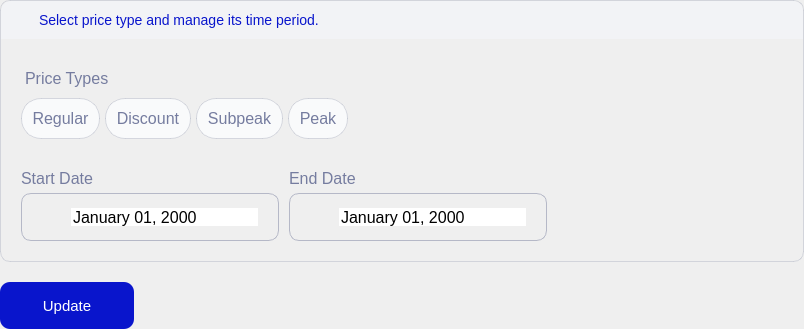
         <widget class="QWidget" name="date_page">
          <property name="styleSheet">
           <string notr="true"/>
          </property>
          <layout class="QVBoxLayout" name="date_page_layout">
           <property name="spacing">
            <number>0</number>
           </property>
           <property name="leftMargin">
            <number>0</number>
           </property>
           <property name="topMargin">
            <number>0</number>
           </property>
           <property name="rightMargin">
            <number>0</number>
           </property>
           <property name="bottomMargin">
            <number>0</number>
           </property>
           <item>
            <widget class="QFrame" name="config_choose_date_frame">
             <property name="frameShape">
              <enum>QFrame::NoFrame</enum>
             </property>
             <property name="frameShadow">
              <enum>QFrame::Raised</enum>
             </property>
             <layout class="QVBoxLayout" name="config_choose_date_layout" stretch="0,1">
              <property name="spacing">
               <number>20</number>
              </property>
              <property name="leftMargin">
               <number>0</number>
              </property>
              <property name="topMargin">
               <number>0</number>
              </property>
              <property name="rightMargin">
               <number>0</number>
              </property>
              <property name="bottomMargin">
               <number>0</number>
              </property>
              <item alignment="Qt::AlignTop">
               <widget class="QFrame" name="config_date_left_frame">
                <property name="minimumSize">
                 <size>
                  <width>804</width>
                  <height>0</height>
                 </size>
                </property>
                <property name="maximumSize">
                 <size>
                  <width>1000</width>
                  <height>16777215</height>
                 </size>
                </property>
                <property name="styleSheet">
                 <string notr="true">.QFrame {
	border: 0.5px solid rgba(181, 184, 199, 0.5);
	border-radius: 10px;
}

#config_price_type_label, #config_start_date, #config_end_date {
	font-size: 16px;
	color: #757C9F;
}</string>
                </property>
                <property name="frameShape">
                 <enum>QFrame::NoFrame</enum>
                </property>
                <property name="frameShadow">
                 <enum>QFrame::Raised</enum>
                </property>
                <layout class="QVBoxLayout" name="config_date_left_layout">
                 <property name="spacing">
                  <number>0</number>
                 </property>
                 <property name="leftMargin">
                  <number>0</number>
                 </property>
                 <property name="topMargin">
                  <number>0</number>
                 </property>
                 <property name="rightMargin">
                  <number>0</number>
                 </property>
                 <property name="bottomMargin">
                  <number>0</number>
                 </property>
                 <item alignment="Qt::AlignVCenter">
                  <widget class="QFrame" name="config_date_top_frame">
                   <property name="styleSheet">
                    <string notr="true">background: #F2F3F6;
border-top-left-radius: 10px;
border-top-right-radius: 10px;
border-bottom-right-radius: 0px;
border-bottom-left-radius: 0px;
border: none;</string>
                   </property>
                   <property name="frameShape">
                    <enum>QFrame::NoFrame</enum>
                   </property>
                   <property name="frameShadow">
                    <enum>QFrame::Raised</enum>
                   </property>
                   <layout class="QHBoxLayout" name="config_date_top_layout" stretch="0,1">
                    <property name="spacing">
                     <number>11</number>
                    </property>
                    <property name="leftMargin">
                     <number>11</number>
                    </property>
                    <property name="topMargin">
                     <number>11</number>
                    </property>
                    <property name="rightMargin">
                     <number>0</number>
                    </property>
                    <property name="bottomMargin">
                     <number>11</number>
                    </property>
                    <item alignment="Qt::AlignLeft">
                     <widget class="QLabel" name="config_date_alert_icon">
                      <property name="minimumSize">
                       <size>
                        <width>16</width>
                        <height>16</height>
                       </size>
                      </property>
                      <property name="styleSheet">
                       <string notr="true">image: url(:/image/alert_icon_blue.svg);</string>
                      </property>
                      <property name="text">
                       <string/>
                      </property>
                     </widget>
                    </item>
                    <item alignment="Qt::AlignLeft">
                     <widget class="QLabel" name="config_date_alert_text">
                      <property name="styleSheet">
                       <string notr="true">color: #0915CC;
font-size: 14px;</string>
                      </property>
                      <property name="text">
                       <string>Select price type and manage its time period.</string>
                      </property>
                     </widget>
                    </item>
                   </layout>
                  </widget>
                 </item>
                 <item>
                  <widget class="QLabel" name="config_price_type_label">
                   <property name="styleSheet">
                    <string notr="true">margin-left: 20px;
margin-top: 30px;</string>
                   </property>
                   <property name="text">
                    <string>Price Types</string>
                   </property>
                  </widget>
                 </item>
                 <item alignment="Qt::AlignLeft">
                  <widget class="QFrame" name="config_date_type_button_frame">
                   <property name="styleSheet">
                    <string notr="true">QFrame {
	border: none;
}

QPushButton {
	border: 0.5px solid rgba(181, 184, 199, 0.5);
	border-radius: 20px;	
	padding: 10px;
	color: #757C9F;
	font-size: 16px;
	qproperty-icon: url(:/image/check_icon_default.svg);
	icon-size: 18px, 18px;
	background: #F9FAFB;
}

QPushButton:hover {
	border: 0.5px solid #0915CC;
	color: #0915CC;
}</string>
                   </property>
                   <property name="frameShape">
                    <enum>QFrame::NoFrame</enum>
                   </property>
                   <property name="frameShadow">
                    <enum>QFrame::Raised</enum>
                   </property>
                   <layout class="QHBoxLayout" name="config_date_type_button_layout">
                    <property name="spacing">
                     <number>5</number>
                    </property>
                    <property name="leftMargin">
                     <number>20</number>
                    </property>
                    <property name="topMargin">
                     <number>10</number>
                    </property>
                    <property name="rightMargin">
                     <number>0</number>
                    </property>
                    <property name="bottomMargin">
                     <number>30</number>
                    </property>
                    <item>
                     <widget class="QPushButton" name="config_date_reg_butt">
                      <property name="cursor">
                       <cursorShape>PointingHandCursor</cursorShape>
                      </property>
                      <property name="text">
                       <string>Regular</string>
                      </property>
                     </widget>
                    </item>
                    <item>
                     <widget class="QPushButton" name="config_date_disc_butt">
                      <property name="cursor">
                       <cursorShape>PointingHandCursor</cursorShape>
                      </property>
                      <property name="text">
                       <string>Discount</string>
                      </property>
                     </widget>
                    </item>
                    <item>
                     <widget class="QPushButton" name="config_date_subpeak_butt">
                      <property name="cursor">
                       <cursorShape>PointingHandCursor</cursorShape>
                      </property>
                      <property name="text">
                       <string>Subpeak</string>
                      </property>
                     </widget>
                    </item>
                    <item>
                     <widget class="QPushButton" name="config_date_peak_butt">
                      <property name="cursor">
                       <cursorShape>PointingHandCursor</cursorShape>
                      </property>
                      <property name="text">
                       <string>Peak</string>
                      </property>
                     </widget>
                    </item>
                   </layout>
                  </widget>
                 </item>
                 <item alignment="Qt::AlignLeft">
                  <widget class="QFrame" name="config_change_date_frame">
                   <property name="styleSheet">
                    <string notr="true">.QFrame{
	border: none;
}

QDateEdit {
	border: none;
	font-size: 16px;
}

QDateEdit::drop-down {
    border-top-right-radius: 3px;
    border-bottom-right-radius: 3px;
}

QDateEdit::down-arrow {
    image: url(:/image/date_down_arrow.svg);
}</string>
                   </property>
                   <property name="frameShape">
                    <enum>QFrame::NoFrame</enum>
                   </property>
                   <property name="frameShadow">
                    <enum>QFrame::Raised</enum>
                   </property>
                   <layout class="QGridLayout" name="config_change_date_layout">
                    <property name="leftMargin">
                     <number>20</number>
                    </property>
                    <property name="topMargin">
                     <number>0</number>
                    </property>
                    <property name="rightMargin">
                     <number>0</number>
                    </property>
                    <property name="bottomMargin">
                     <number>20</number>
                    </property>
                    <property name="horizontalSpacing">
                     <number>10</number>
                    </property>
                    <property name="verticalSpacing">
                     <number>5</number>
                    </property>
                    <item row="1" column="2">
                     <widget class="QFrame" name="config_end_date_frame">
                      <property name="minimumSize">
                       <size>
                        <width>258</width>
                        <height>48</height>
                       </size>
                      </property>
                      <property name="maximumSize">
                       <size>
                        <width>258</width>
                        <height>48</height>
                       </size>
                      </property>
                      <property name="styleSheet">
                       <string notr="true">.QFrame {
	border: 1px solid #B5B8C7;
}</string>
                      </property>
                      <property name="frameShape">
                       <enum>QFrame::NoFrame</enum>
                      </property>
                      <property name="frameShadow">
                       <enum>QFrame::Raised</enum>
                      </property>
                      <layout class="QHBoxLayout" name="config_end_date_frame_2" stretch="0,1">
                       <property name="spacing">
                        <number>12</number>
                       </property>
                       <property name="leftMargin">
                        <number>17</number>
                       </property>
                       <property name="topMargin">
                        <number>14</number>
                       </property>
                       <property name="rightMargin">
                        <number>20</number>
                       </property>
                       <property name="bottomMargin">
                        <number>14</number>
                       </property>
                       <item alignment="Qt::AlignLeft">
                        <widget class="QLabel" name="config_end_date_icon">
                         <property name="minimumSize">
                          <size>
                           <width>20</width>
                           <height>20</height>
                          </size>
                         </property>
                         <property name="styleSheet">
                          <string notr="true">image: url(:/image/calendar_icon.svg);</string>
                         </property>
                         <property name="text">
                          <string/>
                         </property>
                        </widget>
                       </item>
                       <item>
                        <widget class="QDateEdit" name="config_end_date_edit">
                         <property name="cursor">
                          <cursorShape>PointingHandCursor</cursorShape>
                         </property>
                         <property name="styleSheet">
                          <string notr="true"/>
                         </property>
                         <property name="displayFormat">
                          <string>MMMM dd, yyyy</string>
                         </property>
                         <property name="calendarPopup">
                          <bool>true</bool>
                         </property>
                        </widget>
                       </item>
                      </layout>
                     </widget>
                    </item>
                    <item row="0" column="0">
                     <widget class="QLabel" name="config_start_date">
                      <property name="text">
                       <string>Start Date</string>
                      </property>
                     </widget>
                    </item>
                    <item row="0" column="2">
                     <widget class="QLabel" name="config_end_date">
                      <property name="text">
                       <string>End Date</string>
                      </property>
                     </widget>
                    </item>
                    <item row="1" column="0">
                     <widget class="QFrame" name="config_start_date_frame">
                      <property name="minimumSize">
                       <size>
                        <width>258</width>
                        <height>48</height>
                       </size>
                      </property>
                      <property name="maximumSize">
                       <size>
                        <width>258</width>
                        <height>48</height>
                       </size>
                      </property>
                      <property name="styleSheet">
                       <string notr="true">.QFrame {
	border: 1px solid #B5B8C7;
}
</string>
                      </property>
                      <property name="frameShape">
                       <enum>QFrame::NoFrame</enum>
                      </property>
                      <property name="frameShadow">
                       <enum>QFrame::Raised</enum>
                      </property>
                      <layout class="QHBoxLayout" name="config_start_date_layout" stretch="0,1">
                       <property name="spacing">
                        <number>12</number>
                       </property>
                       <property name="leftMargin">
                        <number>17</number>
                       </property>
                       <property name="topMargin">
                        <number>14</number>
                       </property>
                       <property name="rightMargin">
                        <number>20</number>
                       </property>
                       <property name="bottomMargin">
                        <number>14</number>
                       </property>
                       <item alignment="Qt::AlignLeft">
                        <widget class="QLabel" name="config_start_date_icon">
                         <property name="minimumSize">
                          <size>
                           <width>20</width>
                           <height>20</height>
                          </size>
                         </property>
                         <property name="styleSheet">
                          <string notr="true">image: url(:/image/calendar_icon.svg);</string>
                         </property>
                         <property name="text">
                          <string/>
                         </property>
                        </widget>
                       </item>
                       <item>
                        <widget class="QDateEdit" name="config_start_date_edit">
                         <property name="cursor">
                          <cursorShape>PointingHandCursor</cursorShape>
                         </property>
                         <property name="styleSheet">
                          <string notr="true"/>
                         </property>
                         <property name="displayFormat">
                          <string>MMMM dd, yyyy</string>
                         </property>
                         <property name="calendarPopup">
                          <bool>true</bool>
                         </property>
                        </widget>
                       </item>
                      </layout>
                     </widget>
                    </item>
                   </layout>
                  </widget>
                 </item>
                </layout>
               </widget>
              </item>
              <item alignment="Qt::AlignLeft|Qt::AlignTop">
               <widget class="QPushButton" name="config_date_update_butt">
                <property name="minimumSize">
                 <size>
                  <width>134</width>
                  <height>47</height>
                 </size>
                </property>
                <property name="cursor">
                 <cursorShape>PointingHandCursor</cursorShape>
                </property>
                <property name="styleSheet">
                 <string notr="true">QPushButton {
	border-radius: 10px;
	font-size: 15px;
	color: #FFFFFF;
	background: #0915CC;
	text-decoration: none;
}

QPushButton:hover {
background: rgba(9, 21, 204, 0.8);
}</string>
                </property>
                <property name="text">
                 <string>Update</string>
                </property>
               </widget>
              </item>
             </layout>
            </widget>
           </item>
          </layout>
         </widget>
